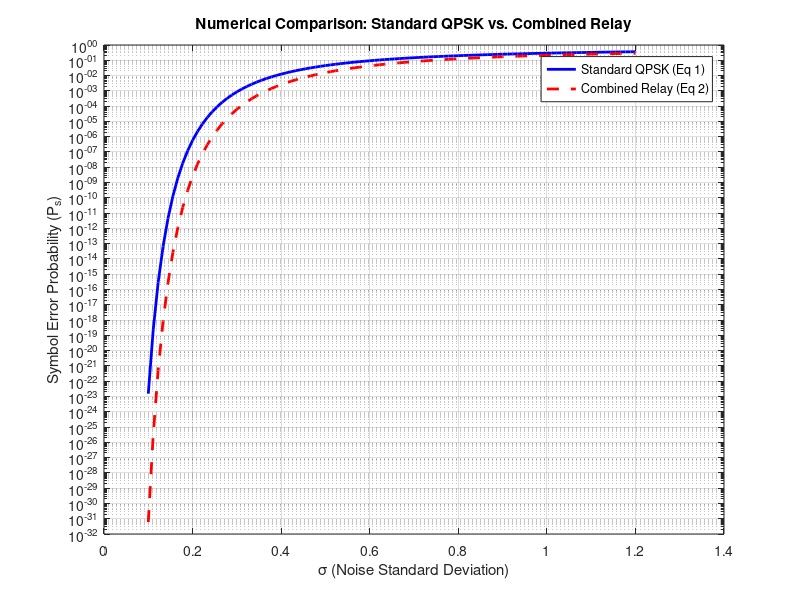

The MATLAB script that drew this image:
% MATLAB script to compare Standard QPSK vs. Combined Relay System
clear; clc; close all;

%% 1. Parameters and Weights
% Weights provided for the relay paths
w11 = 0.3; w12 = 0.6; w21 = 0.7; w22 = 0.1;

% Define a range for sigma (noise standard deviation)
% From 0.1 (low noise) to 1.2 (high noise)
sigma = linspace(0.1, 1.2, 100); 

% Q-function definition: Q(x) = 0.5 * erfc(x / sqrt(2))
q_func = @(x) 0.5 * erfc(x ./ sqrt(2));

%% 2. Equation 1: Standard QPSK (Top of Image)
% Formula: Ps1 = 2*Q(1/sigma) - Q(1/sigma)^2
Q_std = q_func(1 ./ sigma);
Ps1 = 2 * Q_std - Q_std.^2;

%% 3. Equation 2: Combined System (Bottom of Image)
% Calculating alpha and beta as defined in the system
alpha = sqrt(1 + w11^2 + w21^2) ./ sigma;
beta  = sqrt(1 + w12^2 + w22^2) ./ sigma;

% Calculating individual Q-values
Q_alpha = q_func(alpha);
Q_beta  = q_func(beta);

% Logic from your interpretation: Ps2 = Q(alpha) + Q(beta) - Q(alpha)*Q(beta)
Ps2 = Q_alpha + Q_beta - (Q_alpha .* Q_beta);

%% 4. Plotting the Results
figure('Color', 'w', 'Name', 'QPSK vs Diversity System');

% We use a log scale for the Y-axis to see the error rates clearly
semilogy(sigma, Ps1, 'b-', 'LineWidth', 2); hold on;
semilogy(sigma, Ps2, 'r--', 'LineWidth', 2);

grid on;
xlabel('\sigma (Noise Standard Deviation)');
ylabel('Symbol Error Probability (P_s)');
title('Numerical Comparison: Standard QPSK vs. Combined Relay');
legend('Standard QPSK (Eq 1)', 'Combined Relay (Eq 2)');

%% 5. Numerical Output
% Display specific values for verification at low, medium, and high noise
fprintf('Sigma\t\t Ps1 (Standard)\t Ps2 (Relay System)\n');
fprintf('---------------------------------------------------\n');
check_points = [0.2, 0.5, 0.8];
for s = check_points
    [~, idx] = min(abs(sigma - s));
    fprintf('%.2f\t\t %.2e\t\t %.2e\n', sigma(idx), Ps1(idx), Ps2(idx));
end
